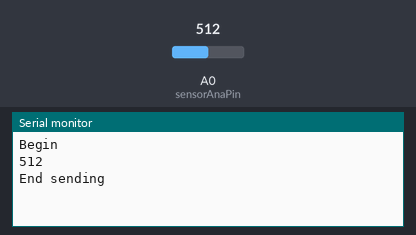
Recording of a sketch running on a simulated Arduino Uno, built with avr-gcc and run on an emulated ATmega328P. Shown: the last lines printed to the serial monitor. Inputs (shaded band) come from the test bench; at power-on: A0 (sensorAnaPin) = 512.

Above: at 1.3 s.
1.4 s: A0 (sensorAnaPin) set to 716
At 3.2 s:
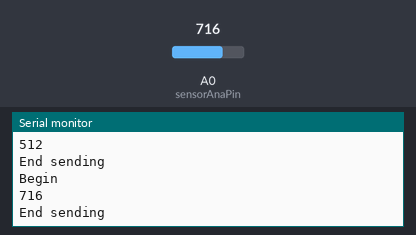
4.1 s: A0 (sensorAnaPin) set to 900
At 4.9 s:
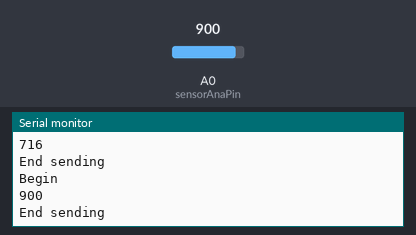
Timing chart, 0 to 7.1 s (numbered marks = the images above; inputs shaded):
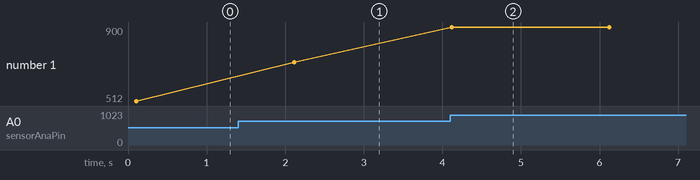

The sketch:

main.ino
```cpp
int sensorAnaValue = 0;
//int sensorDigValue = LOW;
int sensorAnaPin = A0;
//int sensorDigPin = 13;
//int LED = 12;
char val;

#include <SoftwareSerial.h>

// Pin10为RX，接HC05的TXD
// Pin11为TX，接HC05的RXD
SoftwareSerial BT(10, 11);


void setup()
  // put your setup code here, to run once:
{
  pinMode(A0,INPUT);
  //pinMode(sensorDigPin,INPUT);
  //pinMode(LED,OUTPUT);
  Serial.begin(9600);
  BT.begin(9600);
  delay(100);
}
void loop()
{
  sensorAnaValue = analogRead(sensorAnaPin);
 // sensorDigValue = digitalRead(sensorDigPin);


   Serial.println("Begin");
   Serial.println(sensorAnaValue, DEC);
  // Serial.println(sensorDigValue);
   BT.println(sensorAnaValue, DEC);
   Serial.println("End sending");
   //digitalWrite(LED,HIGH);
   delay(1000);

  // digitalWrite(LED,LOW);
   delay(1000);


}
```

Measured:
- after the input at 1.4 s, the serial monitor: prints a new line after 0.71 s (image 1)
- after the input at 4.1 s, the serial monitor: prints a new line at once (image 2)
- plotted number 1: 512 → 716 after the input at 1.4 s, 716 → 900 after the input at 4.1 s
